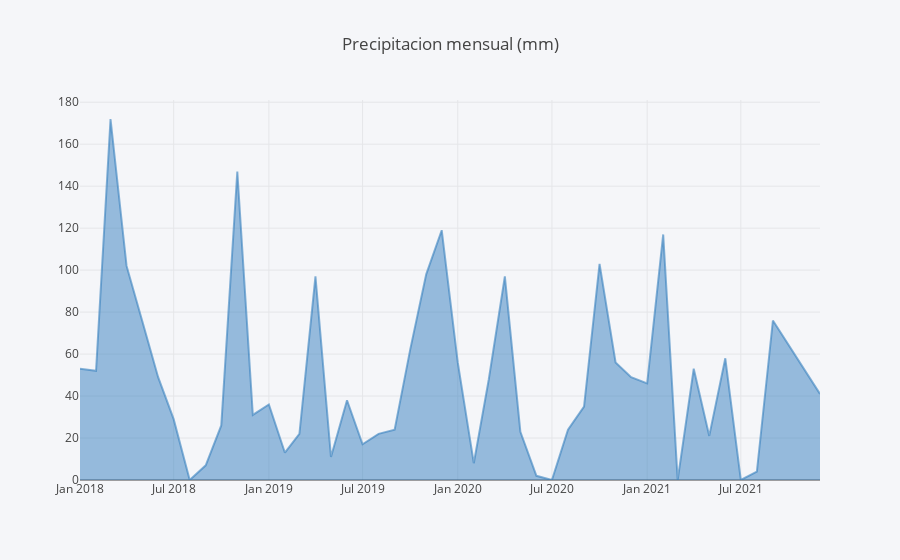

Source (notebook cell):
### Code cell
val trace = Seq(
    Scatter(
        vitDataRequired_f,
        vitDataRequired_p,
        fill = Fill.ToZeroY,
        marker = Marker(
            color = Color.RGBA(55, 128, 191, 0.6)
        )
    )
)


val layout = Layout(
    title = "Precipitacion mensual (mm)",
    paper_bgcolor =  Color.RGBA(245, 246, 249, 1),
    plot_bgcolor = Color.RGBA(245, 246, 249, 1),
)
plot(trace, layout)

### Figure 1 — Plotly figure (JSON) as saved in the notebook; plotly's stock layout.template omitted (floating-point values rounded to 4 significant figures)
{"data": [{"fill": "tozeroy", "marker": {"color": "rgba(55, 128, 191, 0.6)"}, "type": "scatter", "x": ["2018-01-01", "2018-02-01", "2018-03-01", "2018-04-01", "2018-05-01", "2018-06-01", "2018-07-01", "2018-08-01", "2018-09-01", "2018-10-01", "2018-11-01", "2018-12-01", "2019-01-01", "2019-02-01", "2019-03-01", "2019-04-01", "2019-05-01", "2019-06-01", "2019-07-01", "2019-08-01", "2019-09-01", "2019-10-01", "2019-11-01", "2019-12-01", "2020-01-01", "2020-02-01", "2020-03-01", "2020-04-01", "2020-05-01", "2020-06-01", "2020-07-01", "2020-08-01", "2020-09-01", "2020-10-01", "2020-11-01", "2020-12-01", "2021-01-01", "2021-02-01", "2021-03-01", "2021-04-01", "2021-05-01", "2021-06-01", "2021-07-01", "2021-08-01", "2021-09-01", "2021-12-01"], "y": [53, 52, 172, 102, 76, 49, 29, 0, 7, 26, 147, 31, 36, 13, 22, 97, 11, 38, 17, 22, 24, 62, 98, 119, 56, 8, 48, 97, 23, 2, 0, 24, 35, 103, 56, 49, 46, 117, 0, 53, 21, 58, 0, 4, 76, 41]}], "layout": {"paper_bgcolor": "rgba(245, 246, 249, 1.0)", "plot_bgcolor": "rgba(245, 246, 249, 1.0)", "title": "Precipitacion mensual (mm)"}}
